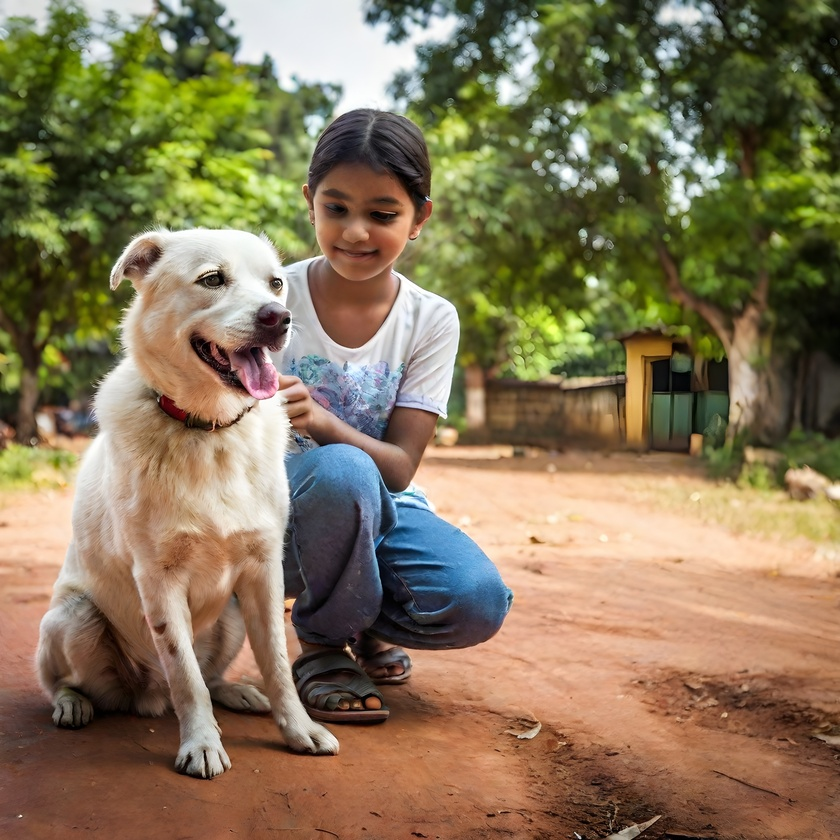
#> input picture Faces/train/Chinnu/1.jpeg, 840 x 840 px, shrunk from 2048 x 2048 before the run; its folder holds only this picture in this run
$ python faces_train.py
#> lines starting #> are read from the running program, lines starting #| are printed output that depends on the picture
import os
import cv2 as cv
import numpy as np

DIR = 'Faces/train'

if not os.path.isdir(DIR):
    print(f"Error: Directory {DIR} does not exist.")
    sys.exit()

people = [i for i in os.listdir(DIR) if os.path.isdir(os.path.join(DIR, i))]

haar_cascade = cv.CascadeClassifier('haar_face.xml')

features = []
labels = []

def create_train():
    for person in people:
        path = os.path.join(DIR, person)
        label = people.index(person)

        for img in os.listdir(path):
            img_path = os.path.join(path, img)

            img_array = cv.imread(img_path)
#> img_array is the input picture: shape (840, 840, 3); mean B, G, R 88.8, 118.5, 133.8
            if img_array is None:
                continue

            gray = cv.cvtColor(img_array, cv.COLOR_BGR2GRAY)
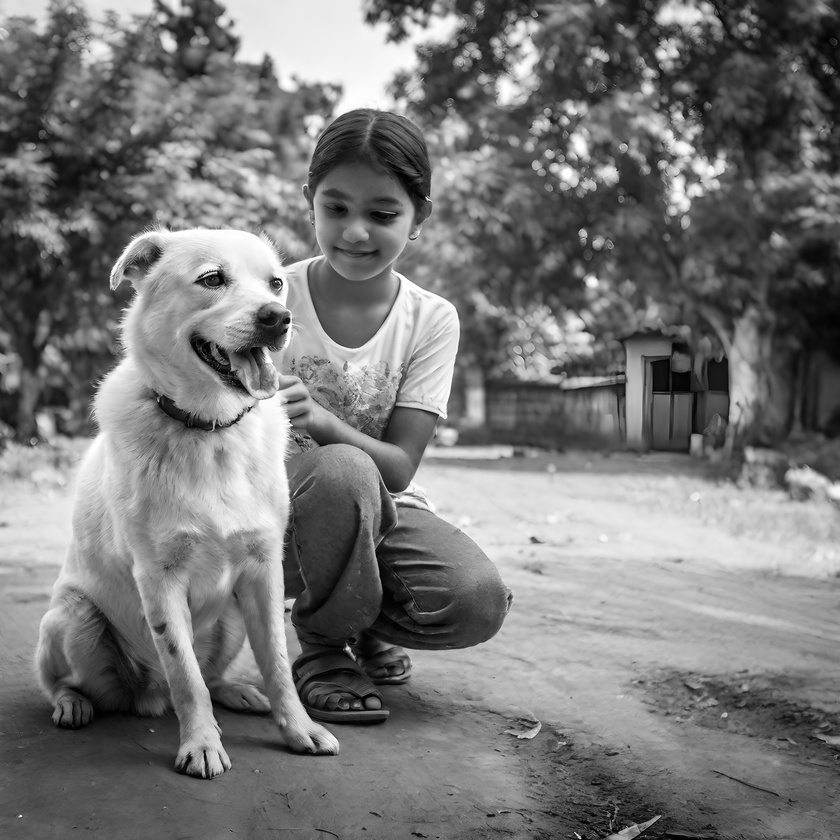
#> gray: shape (840, 840); min 0, max 255, mean 119.7
            faces_rect = haar_cascade.detectMultiScale(gray, scaleFactor=1.1, minNeighbors=4)
#> faces_rect = [[300, 168, 119, 119]]

            for (x, y, w, h) in faces_rect:
                faces_roi = gray[y:y + h, x:x + w]
                features.append(faces_roi)
                labels.append(label)
#> this loop made 1 pass
#> pass 1, in create_train, `faces_roi = gray[y:y + h, x:x + w]`:
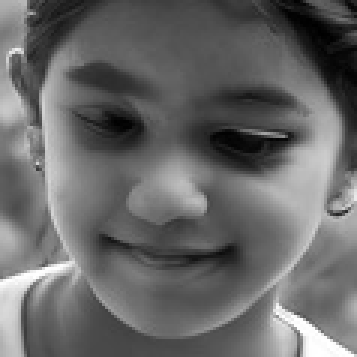
#> faces_roi: shape (119, 119) (shown 3 times larger); min 0, max 255, mean 104
#> after the loop, features = 1 item; labels = [0]
#> pass 2 of the loop in create_train, `for person in people:`:
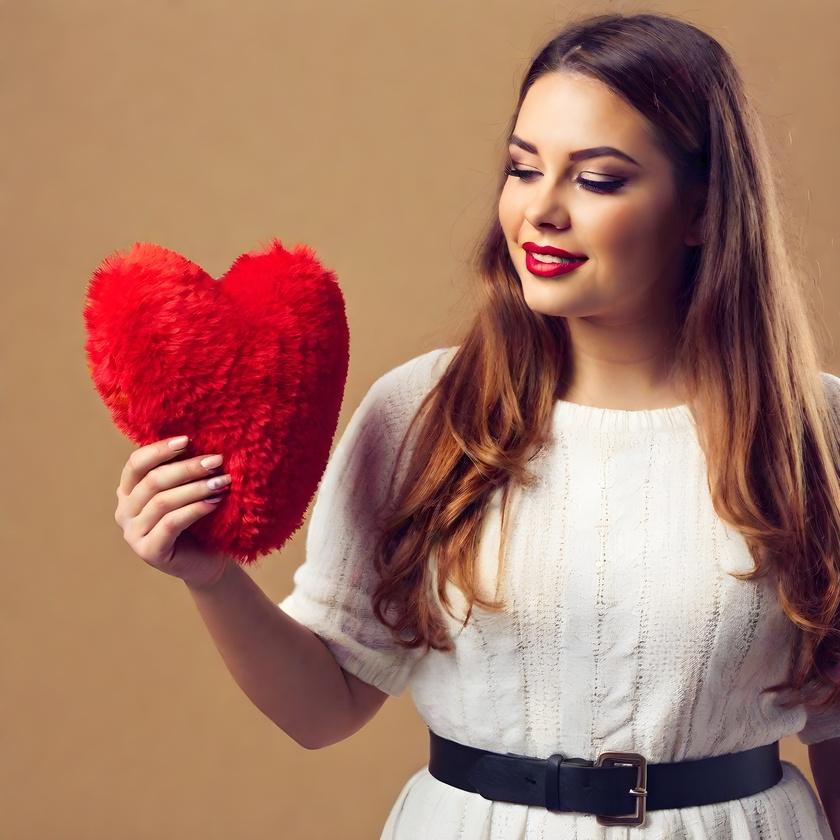
#> input picture Faces/train/Guddu/1.jpeg, 840 x 840 px, shrunk from 2048 x 2048 before the run
#> in create_train, img_array is the input picture: shape (840, 840, 3); mean B, G, R 102, 118.7, 164.4
#> in create_train, `gray = cv.cvtColor(img_array, cv.COLOR_BGR2GRAY)`:
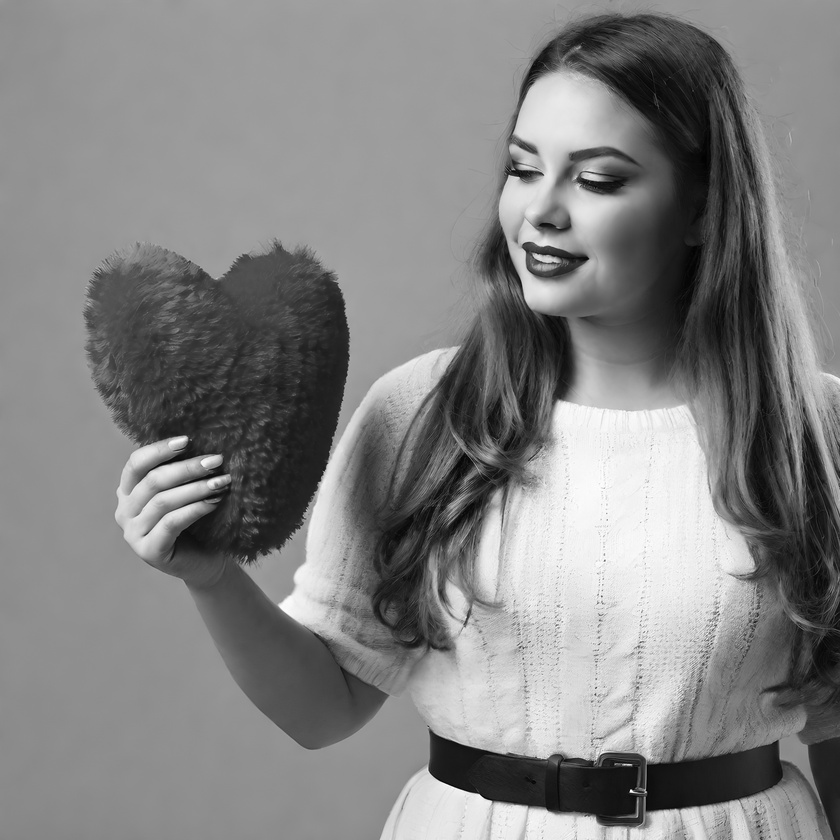
#> gray: shape (840, 840); min 0, max 255, mean 130.5
#> faces_rect = [[451, 87, 218, 218]]
#> the loop in create_train, `for (x, y, w, h) in faces_rect:` made 1 pass
#> pass 1, in create_train, `faces_roi = gray[y:y + h, x:x + w]`:
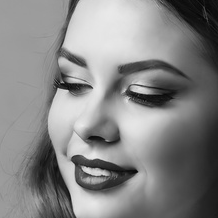
#> faces_roi: shape (218, 218); min 7, max 234, mean 133.3
#> after the loop in create_train, `for (x, y, w, h) in faces_rect:`: features = 2 items; labels = [0, 1]

create_train()
print('Training done ---------------')

features = np.array(features, dtype='object')
labels = np.array(labels)

face_recognizer = cv.face.LBPHFaceRecognizer_create()
face_recognizer.train(features, labels)

face_recognizer.save('face_trained.yml')
np.save('features.npy', features)
np.save('labels.npy', labels)
